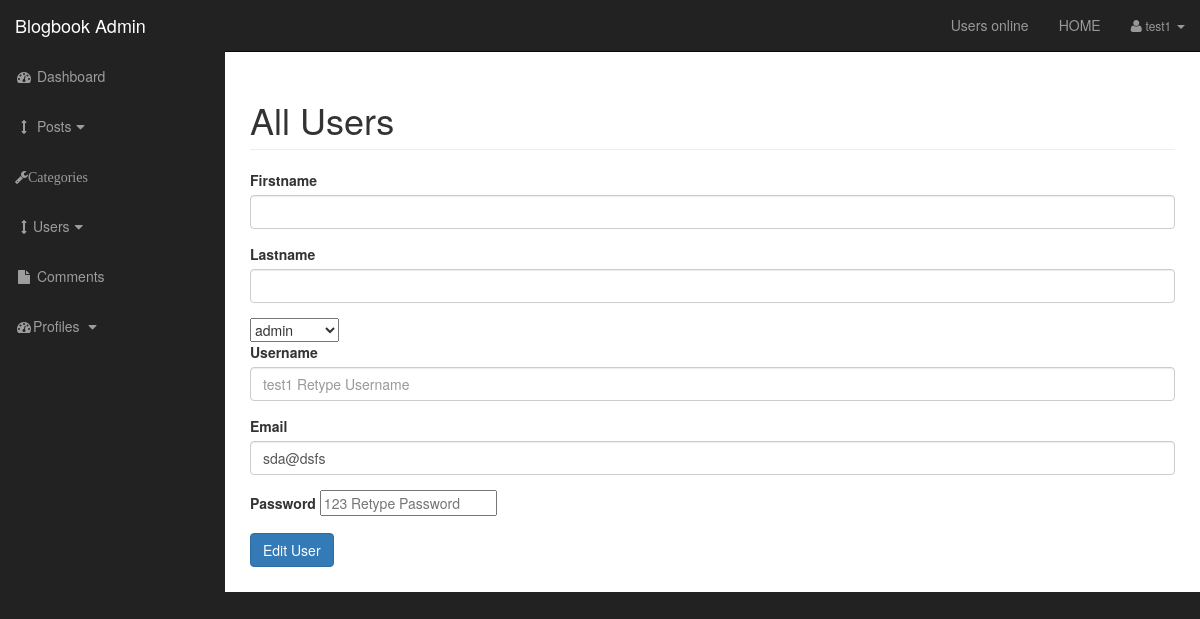
/admin/users.php?source=edit_user&edit_user=47 (signed in), run on the app's committed database.
### tables this page shows
CREATE TABLE `users` (
  `user_id` int(3) NOT NULL,
  `username` varchar(255) NOT NULL,
  `user_password` varchar(255) NOT NULL,
  `user_firstname` varchar(255) NOT NULL,
  `user_lastname` varchar(255) NOT NULL,
  `user_email` varchar(255) NOT NULL,
  `user_image` text NOT NULL,
  `user_role` varchar(255) NOT NULL,
  `randSalt` varchar(255) NOT NULL
);

### admin/includes/edit_user.php (the view, shortened to what this page needs)
                   <?php
if(isset($_GET['edit_user'])){
    $the_user_id=$_GET['edit_user'];
    $query="SELECT * FROM users WHERE user_id=$the_user_id";
                            $select_users_query=mysqli_query($connection,$query);
                            while($row=mysqli_fetch_assoc( $select_users_query)){
                                 $username=$row['username'];
                                 $user_password=$row['user_password'];
                                $user_firstname=$row['user_firstname'];
                                $user_lastname=$row['user_lastname'];
                                 $user_email=$row['user_email'];
                                 $user_role=$row['user_role'];
}
}
?>
    <form action="" method="post" enctype="multipart/form-data">
    <div class="form-group">
        <label for="title">Firstname</label>
        <input type="text" value="<?php echo $user_firstname; ?> " class="form-control" name="user_firstname">
    </div>
     <div class="form-group">
        <label for="post_status">Lastname</label>
        <input type="text" value="<?php echo $user_lastname; ?> " class="form-control" name="user_lastname">
    </div>
<select name="user_role"  id="">
   <option value="<?php echo $user_role ?>"><?php echo $user_role ?></option>
</select>
    <div class="form-group">
        <label for="title">Username</label>
        <input type="text" class="form-control" name="username" placeholder="<?php echo $username; ?> Retype Username">
    </div>
    <div class="form-group">
        <label for="post_tags">Email</label>
        <input type="email" value="<?php echo $user_email; ?> " class="form-control" name="user_email">
    </div>
    <div class="form-group">
        <label for="post_content">Password</label>
        <input type="password"   name="user_password" placeholder="<?php $user_password=base64_decode($user_password); echo $user_password; ?> Retype Password">
    </div>
    <div class="form-group">
        <input type="submit" class="btn btn-primary" name="edit_user" value="Edit User">
    </div>
</form>

### admin/css/sb-admin.css (style rules this page uses)
body { margin-top: 100px; background-color: #222; }
@media (min-width: 768px) { body { margin-top: 50px; } }

### data on the page
users: user_role "admin", username "test1 Retype Username", user_email "sda@dsfs"

### other printed values
$_SESSION['username'] "test1"
